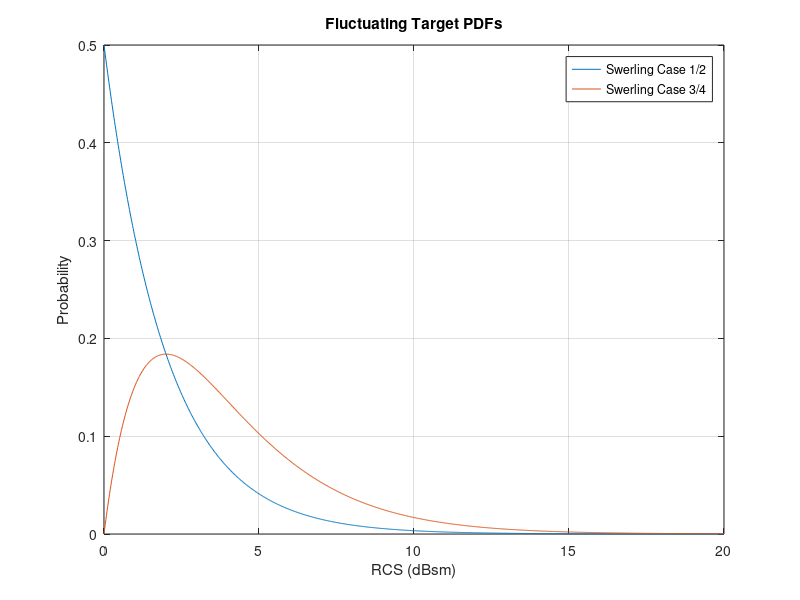

Recreate this plot in MATLAB.
%function plotSwerlingPDFs
function plotSwerlingPDFs

x = linspace(0,20,1000);
y1 = chi2pdf(x,2);
y3 = chi2pdf(x,4);

figure
plot(x,y1);
hold on
plot(x,y3);
grid on
xlabel('RCS (dBsm)')
ylabel('Probability')
title('Fluctuating Target PDFs')
legend('Swerling Case 1/2','Swerling Case 3/4')
